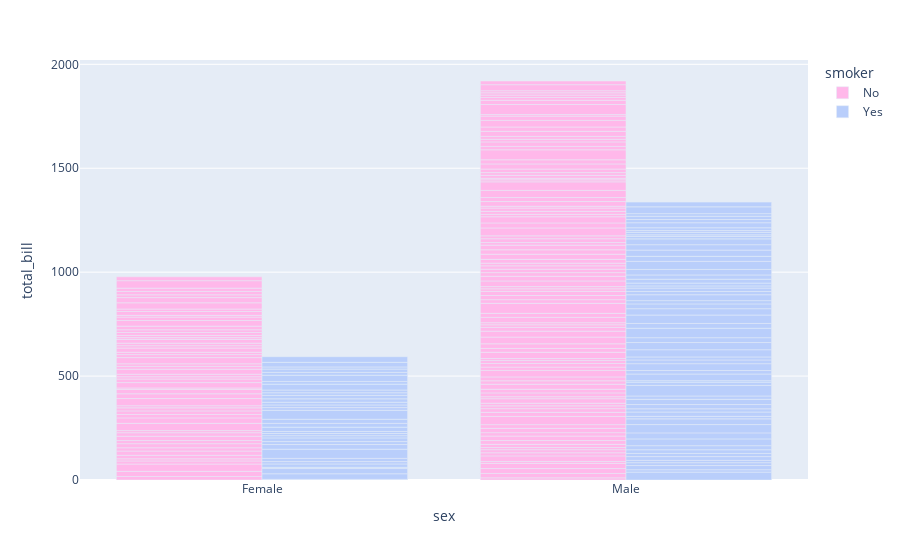

The code cell stored with this chart in its notebook:
### Code cell
fig = px.bar(tips, x="sex", y="total_bill", color="smoker", 
                barmode="group",color_discrete_sequence =['#ffb8ea','#b9cefb'])
fig.show()

### Figure 1 — Plotly figure (JSON) as saved in the notebook; plotly's stock layout.template omitted (floating-point values rounded to 4 significant figures; data arrays with more than 128 entries replaced by an {"elided": "..."} marker saying what was removed)
{"data": [{"alignmentgroup": "True", "hovertemplate": "smoker=No<br>sex=%{x}<br>total_bill=%{y}<extra></extra>", "legendgroup": "No", "marker": {"color": "#ffb8ea", "pattern": {"shape": ""}}, "name": "No", "offsetgroup": "No", "orientation": "v", "showlegend": true, "textposition": "auto", "type": "bar", "x": {"elided": "151 str values"}, "xaxis": "x", "y": {"elided": "151 float values"}, "yaxis": "y"}, {"alignmentgroup": "True", "hovertemplate": "smoker=Yes<br>sex=%{x}<br>total_bill=%{y}<extra></extra>", "legendgroup": "Yes", "marker": {"color": "#b9cefb", "pattern": {"shape": ""}}, "name": "Yes", "offsetgroup": "Yes", "orientation": "v", "showlegend": true, "textposition": "auto", "type": "bar", "x": ["Male", "Male", "Male", "Male", "Male", "Male", "Female", "Male", "Female", "Female", "Male", "Male", "Male", "Male", "Female", "Female", "Male", "Male", "Male", "Male", "Female", "Female", "Female", "Female", "Male", "Male", "Male", "Female", "Male", "Female", "Female", "Female", "Male", "Male", "Male", "Male", "Male", "Male", "Male", "Male", "Female", "Male", "Male", "Male", "Male", "Male", "Male", "Female", "Male", "Female", "Male", "Male", "Female", "Male", "Male", "Male", "Male", "Female", "Female", "Male", "Male", "Female", "Female", "Female", "Male", "Female", "Male", "Male", "Male", "Female", "Male", "Male", "Female", "Female", "Female", "Male", "Male", "Male", "Female", "Male", "Female", "Male", "Male", "Female", "Female", "Female", "Male", "Male", "Male", "Male", "Male", "Female", "Male"], "xaxis": "x", "y": [38.01, 11.24, 20.29, 13.81, 11.02, 18.29, 3.07, 15.01, 26.86, 25.28, 17.92, 19.44, 32.68, 28.97, 5.75, 16.32, 40.17, 27.28, 12.03, 21.01, 11.35, 15.38, 44.3, 22.42, 15.36, 20.49, 25.21, 14.31, 16, 17.51, 10.59, 10.63, 50.81, 15.81, 7.25, 31.85, 16.82, 32.9, 17.89, 14.48, 9.6, 34.63, 34.65, 23.33, 45.35, 23.17, 40.55, 20.9, 30.46, 18.15, 23.1, 15.69, 19.81, 28.44, 15.48, 16.58, 10.34, 43.11, 13, 13.51, 18.71, 12.74, 13, 16.4, 20.53, 16.47, 26.59, 38.73, 24.27, 12.76, 30.06, 25.89, 13.27, 28.17, 12.9, 28.15, 11.59, 7.74, 30.14, 12.16, 13.42, 8.58, 13.42, 16.27, 10.09, 22.12, 24.01, 15.69, 15.53, 12.6, 32.83, 27.18, 22.67], "yaxis": "y"}], "layout": {"autosize": true, "barmode": "group", "legend": {"title": {"text": "smoker"}, "tracegroupgap": 0}, "margin": {"t": 60}, "xaxis": {"anchor": "y", "autorange": true, "domain": [0, 1], "range": [-0.5, 1.5], "title": {"text": "sex"}, "type": "category"}, "yaxis": {"anchor": "x", "autorange": true, "domain": [0, 1], "range": [0, 2021.0], "title": {"text": "total_bill"}, "type": "linear"}}}
